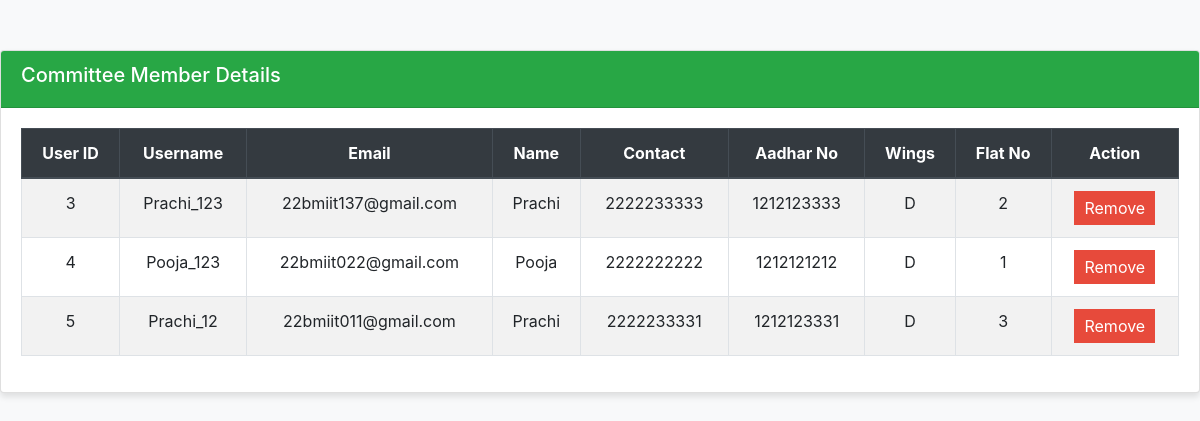
/userManage.php (signed in), run on the app's committed database.
### tables this page shows
CREATE TABLE `tbluser` (
  `user_id` int(11) NOT NULL,
  `username` varchar(20) NOT NULL,
  `email` varchar(30) NOT NULL,
  `password` varchar(100) NOT NULL,
  `user_role` varchar(20) NOT NULL,
  `name` varchar(20) NOT NULL,
  `contact` bigint(20) NOT NULL,
  `aadhar_no` bigint(20) NOT NULL,
  `wings` varchar(1) NOT NULL,
  `flat_no` int(4) NOT NULL,
  `created_at` datetime DEFAULT current_timestamp()
);

### userManage.php (the view, shortened to what this page needs)
<?php
require 'dbFile/database.php';
$username = $_SESSION['username'];
$sqlUser = "SELECT user_role FROM tblUser WHERE username = '$username'";
$resultUser = mysqli_query($conn, $sqlUser);
$userData = mysqli_fetch_assoc($resultUser);
$user_role = $userData['user_role'];
?>
<!DOCTYPE html>
<html lang="en">
<head>
    <link href="https://stackpath.bootstrapcdn.com/bootstrap/4.5.2/css/bootstrap.min.css" rel="stylesheet">
</head>
<body>
<div class="containerUser">
    <?php
    if ($user_role == 'admin') {
        $user_role = 'secretary';
        $sec = "SELECT * FROM tblUser WHERE user_role = '$user_role'";
        $result = mysqli_query($conn, $sec);
        ?>
        <div class="card">
            <div class="card-header bg-primary text-white">
                <h5>Secretary Details</h5>
            </div>
            <div class="card-body">
                <table class="table table-bordered table-striped">
                    <thead class="thead-dark">
                        <tr>
                            <th>User ID</th>
                            <th>Username</th>
                            <th>Email</th>
                            <th>Name</th>
                            <th>Contact</th>
                            <th>Aadhar No</th>
                            <th>Wings</th>
                            <th>Flat No</th>
                            <th>Action</th>
                        </tr>
                    </thead>
                    <tbody>
                        <?php while ($row = mysqli_fetch_assoc($result)) { ?>
                            <tr>
                                <td><?php echo $row['user_id']; ?></td>
                                <td><?php echo $row['username']; ?></td>
                                <td><?php echo $row['email']; ?></td>
                                <td><?php echo $row['name']; ?></td>
                                <td><?php echo $row['contact']; ?></td>
                                <td><?php echo $row['aadhar_no']; ?></td>
                                <td><?php echo $row['wings']; ?></td>
                                <td><?php echo $row['flat_no']; ?></td>
                                <td>
                                    <form method="post" action="remove_user.php">
                                        <input type="hidden" name="user_id" value="<?php echo $row['user_id']; ?>">
                                        <input type="submit" value="Remove">
                                    </form>
                                </td>
                            </tr>
                        <?php } ?>
                    </tbody>
                </table>
            </div>
        </div>
    <?php
    } elseif ($user_role == 'secretary') {
        $user_role = 'committee member';
        $cm = "SELECT * FROM tblUser WHERE user_role = '$user_role'";
        $result = mysqli_query($conn, $cm);
        ?>
        <div class="card">
            <div class="card-header bg-success text-white">
                <h5>Committee Member Details</h5>
            </div>
            <div class="card-body">
                <table class="table table-bordered table-striped">
                    <thead class="thead-dark">
                        <tr>
                            <th>User ID</th>
                            <th>Username</th>
                            <th>Email</th>
                            <th>Name</th>
                            <th>Contact</th>
                            <th>Aadhar No</th>
                            <th>Wings</th>
                            <th>Flat No</th>
                            <th>Action</th>
                        </tr>
                    </thead>
                    <tbody>
                        <?php while ($row = mysqli_fetch_assoc($result)) { ?>
                            <tr>
                                <td><?php echo $row['user_id']; ?></td>
                                <td><?php echo $row['username']; ?></td>
                                <td><?php echo $row['email']; ?></td>
                                <td><?php echo $row['name']; ?></td>
                                <td><?php echo $row['contact']; ?></td>
                                <td><?php echo $row['aadhar_no']; ?></td>
                                <td><?php echo $row['wings']; ?></td>
                                <td><?php echo $row['flat_no']; ?></td>
                                <td>
                                    <form method="post" action="userRemove.php">
                                        <input type="submit" value="Remove">
                                    </form>
                                </td>
                            </tr>
                        <?php } ?>
                    </tbody>
                </table>
            </div>
        </div>
    <?php
    } else {
        echo "<div class='alert alert-warning'>No Record Available</div>";
    }
    ?>
</div>
</body>
</html>

### userManage.php (style rules this page uses)
body { background-color: #f8f9fa; }
.containerUser { margin-top: 50px; }
.card { box-shadow: 0 4px 6px rgba(0, 0, 0, 0.1); }
.table th, .table td { text-align: center; }
.table td form input[type="submit"] { background-color: #e74a3b; color: white; border: none; padding: 5px 10px; cursor: pointer; }

### data on the page
tbluser: user_id "3", username "Prachi_123", email "22bmiit137@gmail.com", name "Prachi", contact "2222233333", aadhar_no "1212123333", wings "D", flat_no "2"
tbluser: user_id "4", username "Pooja_123", email "22bmiit022@gmail.com", name "Pooja", contact "2222222222", aadhar_no "1212121212", wings "D", flat_no "1"
tbluser: user_id "5", username "Prachi_12", email "22bmiit011@gmail.com", name "Prachi", contact "2222233331", aadhar_no "1212123331", wings "D", flat_no "3"
